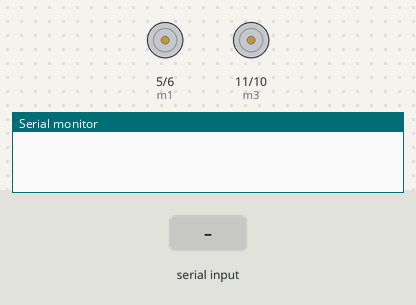
Simulated run of this sketch. Board: Arduino Uno, built with avr-gcc and run on an emulated ATmega328P. On the bench: motor-driver pin pairs drawn as motors (green arrow = first pin HIGH = forward, orange = second pin HIGH = backward, longer = more drive), the last lines printed to the serial monitor. Inputs (shaded band) come from the test bench.

Above: at 1.2 s.
1.3 s: "forward" received over Serial
At 2.7 s:
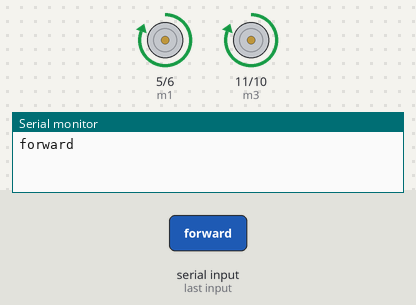
3.8 s: "backward" received over Serial
At 5.9 s:
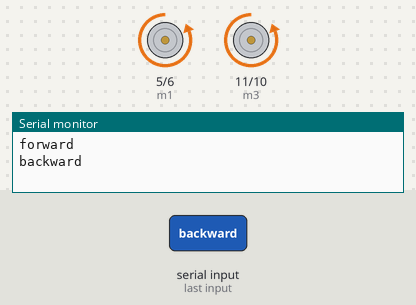
6.3 s: "left" received over Serial
At 7.6 s:
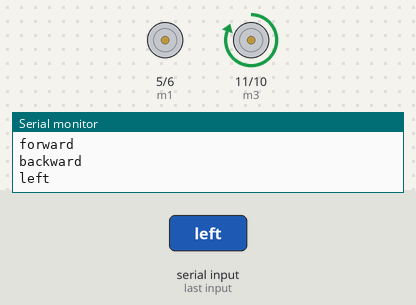
8.8 s: "right" received over Serial
At 10.8 s:
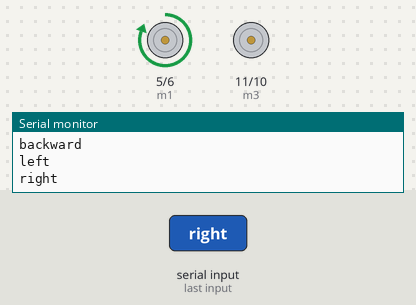
Timing chart, 0 to 12.3 s (numbered marks = the images above; inputs shaded):
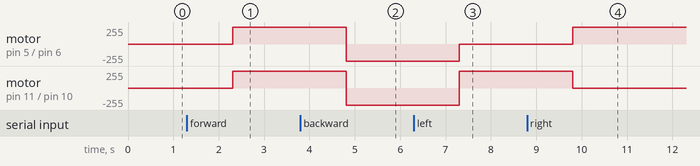

Measured:
- after the input at 1.3 s, motor on pin 5 (m1) / pin 6 (m2), motor on pin 11 (m3) / pin 10 (m4): stopped → forward 255/255 after 1.0 s
- after the input at 3.8 s, motor on pin 5 (m1) / pin 6 (m2), motor on pin 11 (m3) / pin 10 (m4): forward 255/255 → backward 255/255 after 1.0 s
- after the input at 6.3 s, motor on pin 5 (m1) / pin 6 (m2): backward 255/255 → stopped after 1.0 s; motor on pin 11 (m3) / pin 10 (m4): backward 255/255 → forward 255/255 after 1.0 s
- after the input at 8.8 s, motor on pin 5 (m1) / pin 6 (m2): stopped → forward 255/255 after 1.0 s; motor on pin 11 (m3) / pin 10 (m4): forward 255/255 → stopped after 1.0 s

The sketch:

code.ino
```cpp
#include <Wire.h>

#define m1 5
#define m2 6
#define m3 11
#define m4 10

#define Speed 1

void setup()
{
  Serial.begin(9600);
  pinMode(m1, OUTPUT);
  pinMode(m2, OUTPUT);
  pinMode(m3, OUTPUT);
  pinMode(m4, OUTPUT);
}

void loop()
{
  if (Serial.available() == 1)
  {
    voicecontrol();
  }
}

void voicecontrol()
{
  String val = Serial.readString();
  Serial.println(val);
  if (val == "forward")
  {
    Stop();
    Forward();
  }
  if (val == "backward")
  {
    Stop();
    Backward();
  }
  if (val == "left")
  {
    Stop();
    Left();
  }
  if (val == "right")
  {
    Stop();
    Right();
  }
  if (val == "stop")
  {
    Stop();
  }
}

void Forward()
{
  digitalWrite(m1, Speed);
  digitalWrite(m3, Speed);
}

void Backward()
{
  digitalWrite(m2, Speed);
  digitalWrite(m4, Speed);
}

void Left()
{
  digitalWrite(m3, Speed);
}

void Right()
{
  digitalWrite(m1, Speed);
}

void Stop()
{
  digitalWrite(m1, 0);
  digitalWrite(m2, 0);
  digitalWrite(m3, 0);
  digitalWrite(m4, 0);
}
```
